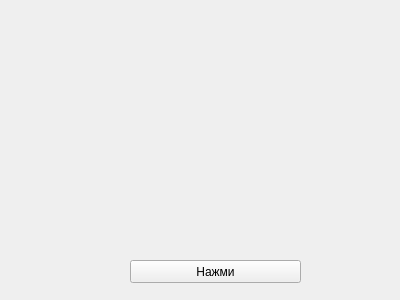
<?xml version="1.0" encoding="UTF-8"?>
<ui version="4.0">
 <class>Form</class>
 <widget class="QWidget" name="Form">
  <property name="geometry">
   <rect>
    <x>0</x>
    <y>0</y>
    <width>400</width>
    <height>300</height>
   </rect>
  </property>
  <property name="windowTitle">
   <string>Form</string>
  </property>
  <widget class="QPushButton" name="pushButton">
   <property name="geometry">
    <rect>
     <x>130</x>
     <y>260</y>
     <width>171</width>
     <height>23</height>
    </rect>
   </property>
   <property name="text">
    <string>Нажми</string>
   </property>
  </widget>
 </widget>
 <resources/>
 <connections/>
</ui>
